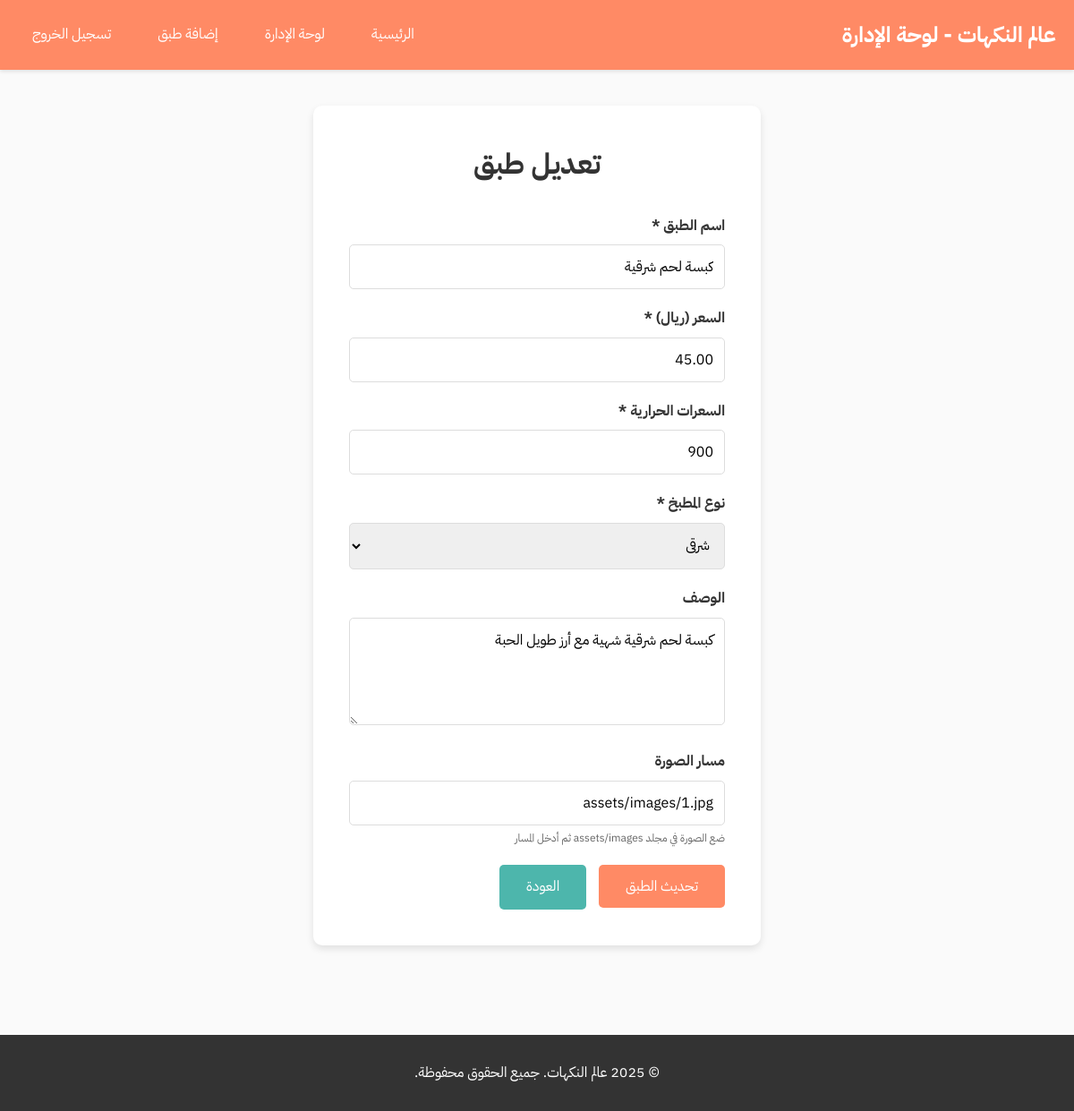
/admin/dishes_edit.php?id=1 (signed in), run on the app's committed database.
### tables this page shows
CREATE TABLE IF NOT EXISTS dishes (
    id INT AUTO_INCREMENT PRIMARY KEY,
    name VARCHAR(150) NOT NULL,
    price DECIMAL(8,2) NOT NULL,
    calories INT NOT NULL,
    cuisine_type VARCHAR(50) NOT NULL,
    description TEXT,
    image VARCHAR(255),
    created_at DATETIME DEFAULT CURRENT_TIMESTAMP
);

### admin/dishes_edit.php (the view, shortened to what this page needs)
<?php
require_once '../database.php';
$id = $_GET['id'] ?? 0;
$stmt = $pdo->prepare("SELECT * FROM dishes WHERE id = ?");
$stmt->execute([$id]);
$dish = $stmt->fetch();
?>
<!DOCTYPE html>
<html lang="ar" dir="rtl">
<head>
    <link rel="stylesheet" href="../assets/css/style.css">
</head>
<body>
    <header>
        <nav>
            <div class="logo">عالم النكهات - لوحة الإدارة</div>
            <ul>
                <li><a href="../index.php">الرئيسية</a></li>
                <li><a href="index.php">لوحة الإدارة</a></li>
                <li><a href="dishes_add.php">إضافة طبق</a></li>
                <li><a href="../logout.php">تسجيل الخروج</a></li>
            </ul>
        </nav>
    </header>
    <div class="container">
        <div class="form-container">
            <h1 style="text-align: center; margin-bottom: 30px; color: #333;">تعديل طبق</h1>
            <form method="POST" action="">
                <div class="form-group">
                    <label for="name">اسم الطبق *</label>
                    <input type="text" id="name" name="name" required value="<?php echo htmlspecialchars($dish['name']); ?>">
                </div>
                <div class="form-group">
                    <label for="price">السعر (ريال) *</label>
                    <input type="number" id="price" name="price" step="0.01" min="0" required value="<?php echo htmlspecialchars($dish['price']); ?>">
                </div>
                <div class="form-group">
                    <label for="calories">السعرات الحرارية *</label>
                    <input type="number" id="calories" name="calories" min="0" required value="<?php echo htmlspecialchars($dish['calories']); ?>">
                </div>
                <div class="form-group">
                    <label for="cuisine_type">نوع المطبخ *</label>
                    <select id="cuisine_type" name="cuisine_type" required>
                        <option value="شرقي" <?php echo $dish['cuisine_type'] === 'شرقي' ? 'selected' : ''; ?>>شرقي</option>
                    </select>
                </div>
                <div class="form-group">
                    <label for="description">الوصف</label>
                    <textarea id="description" name="description"><?php echo htmlspecialchars($dish['description']); ?></textarea>
                </div>
                <div class="form-group">
                    <label for="image">مسار الصورة</label>
                    <input type="text" id="image" name="image" value="<?php echo htmlspecialchars($dish['image']); ?>" placeholder="assets/images/اسم_الصورة.jpg">
                    <small style="color: #666; font-size: 12px; display: block; margin-top: 5px;">ضع الصورة في مجلد assets/images ثم أدخل المسار</small>
                </div>
                <button type="submit" class="btn">تحديث الطبق</button>
                <a href="index.php" class="btn btn-secondary" style="margin-right: 10px;">العودة</a>
            </form>
        </div>
    </div>
    <footer>
        <p>&copy; 2025 عالم النكهات. جميع الحقوق محفوظة.</p>
    </footer>
</body>
</html>

### assets/css/style.css (style rules this page uses)
* { margin: 0; padding: 0; box-sizing: border-box; }
body { font-family: 'IBM Plex Sans Arabic', sans-serif; background-color: #fafafa; color: #222; line-height: 1.6; }
header { background-color: #FF8A65; padding: 20px 0; color: #fff; box-shadow: 0 2px 4px rgba(0,0,0,0.1); }
nav { max-width: 1200px; margin: 0 auto; padding: 0 20px; display: flex; justify-content: space-between; align-items: center; flex-wrap: wrap; }
.logo { font-size: 24px; font-weight: bold; }
nav ul { list-style: none; display: flex; gap: 20px; flex-wrap: wrap; }
nav ul li a { color: #fff; text-decoration: none; padding: 8px 16px; border-radius: 5px; transition: background-color 0.2s; }
.container { max-width: 1200px; margin: 0 auto; padding: 40px 20px; }
.form-container { max-width: 500px; margin: 0 auto; background: #fff; padding: 40px; border-radius: 10px; box-shadow: 0 4px 8px rgba(0,0,0,0.1); }
.form-group { margin-bottom: 20px; }
.form-group label { display: block; margin-bottom: 8px; color: #333; font-weight: bold; }
.form-group input, .form-group textarea, .form-group select { width: 100%; padding: 12px; border: 1px solid #ddd; border-radius: 5px; font-family: 'IBM Plex Sans Arabic', sans-serif; font-size: 16px; }
.form-group textarea { resize: vertical; min-height: 120px; }
.btn { display: inline-block; padding: 12px 30px; background-color: #FF8A65; color: #fff; border: none; border-radius: 5px; font-family: 'IBM Plex Sans Arabic', sans-serif; font-size: 16px; cursor: pointer; text-decoration: none; transition: background-color 0.2s; }
.btn-secondary { background-color: #4DB6AC; }
footer { background-color: #333; color: #fff; text-align: center; padding: 30px 20px; margin-top: 60px; }

### data on the page
dishes: name "كبسة لحم شرقية", price "45.00", calories "900", cuisine_type "شرقي", description "كبسة لحم شرقية شهية مع أرز طويل الحبة", image "assets/images/1.jpg"
